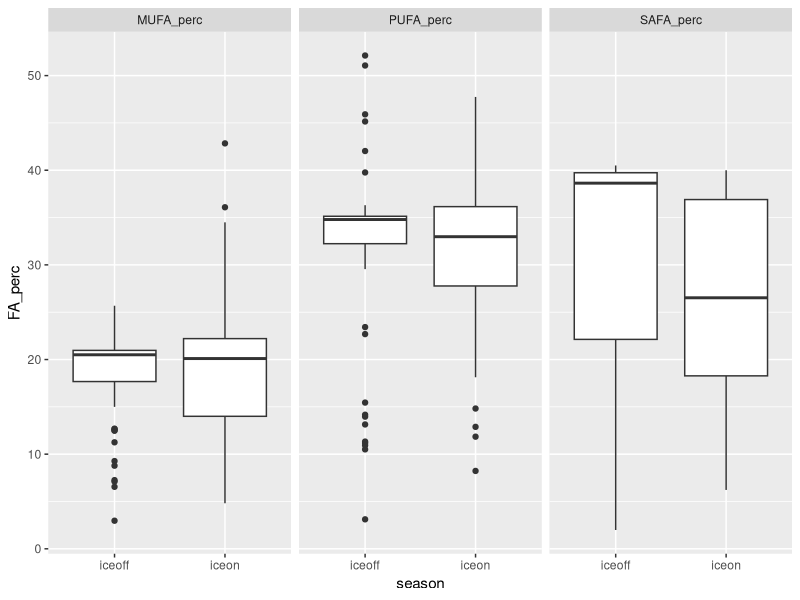
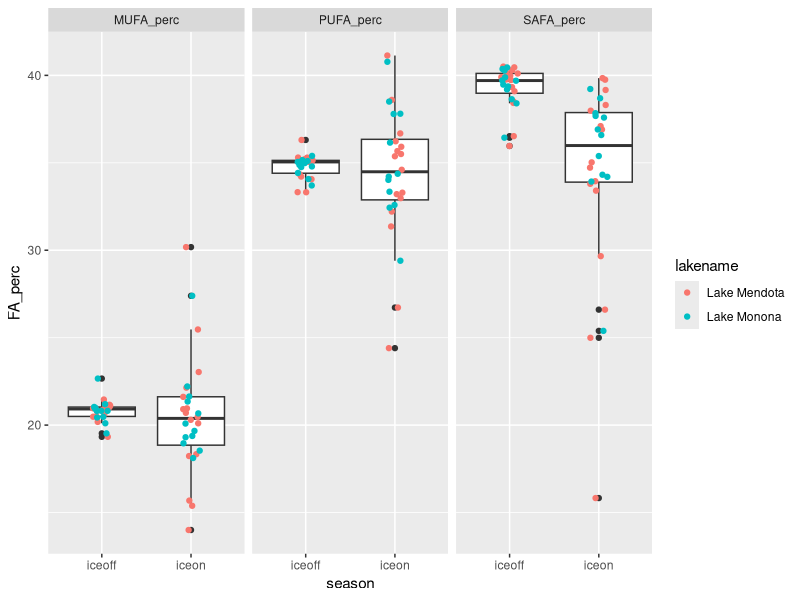
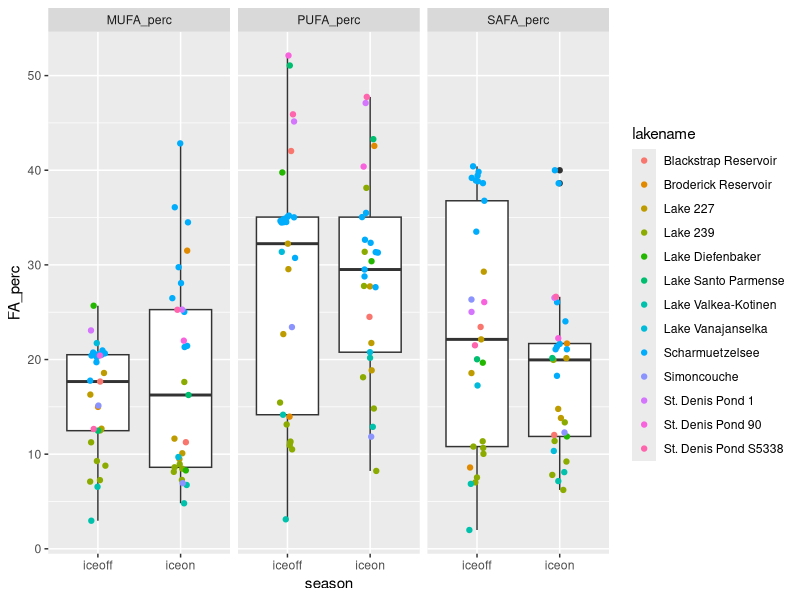
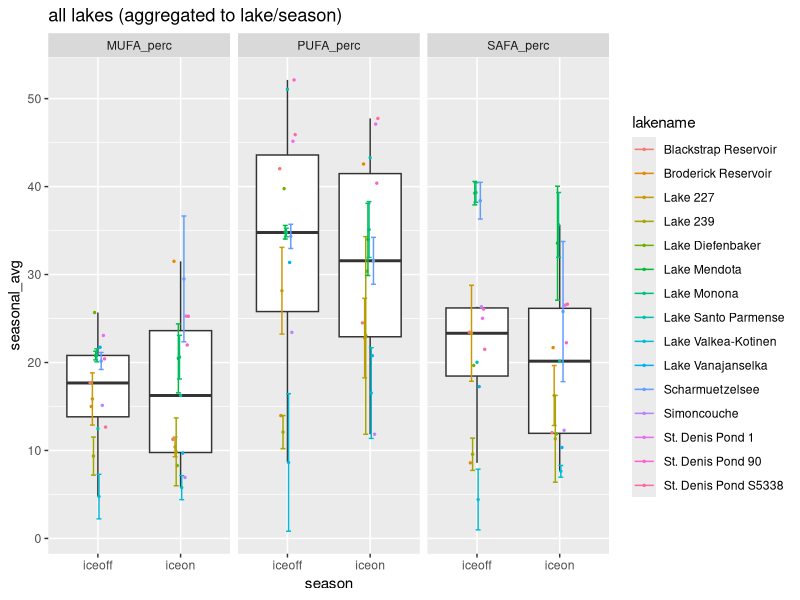
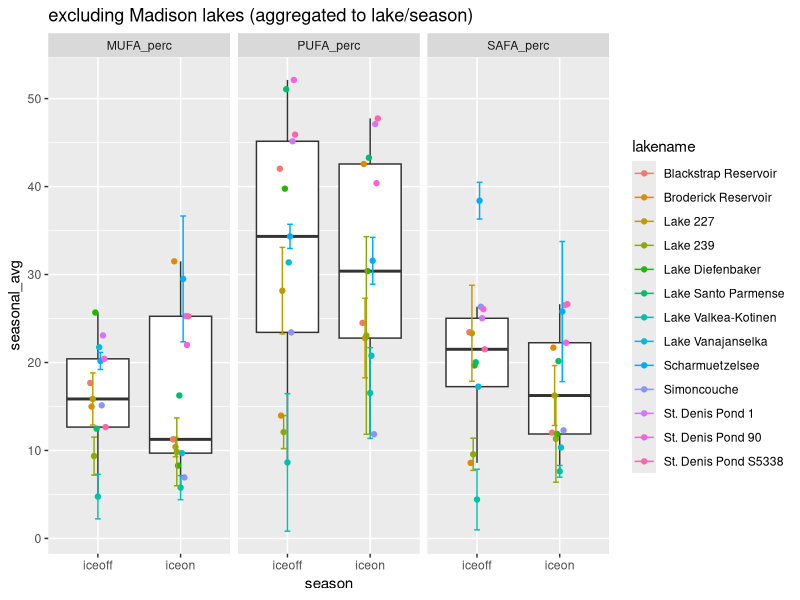
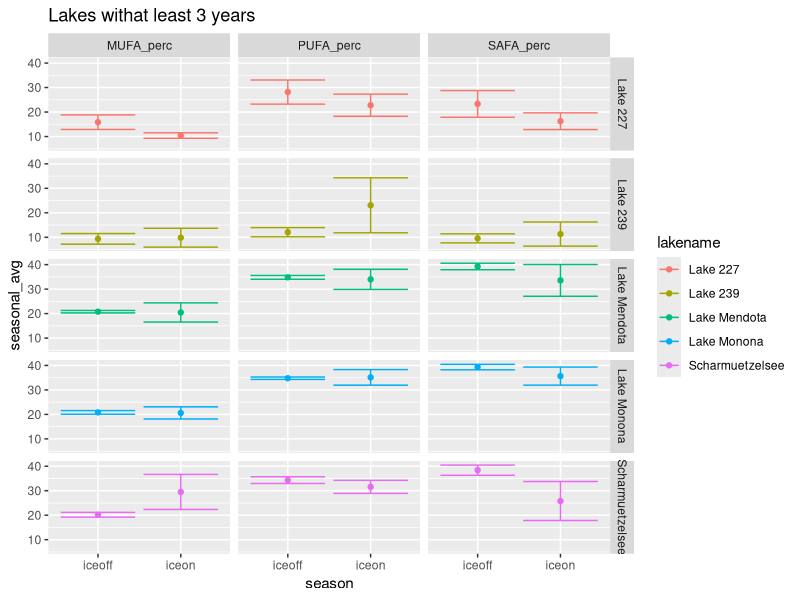
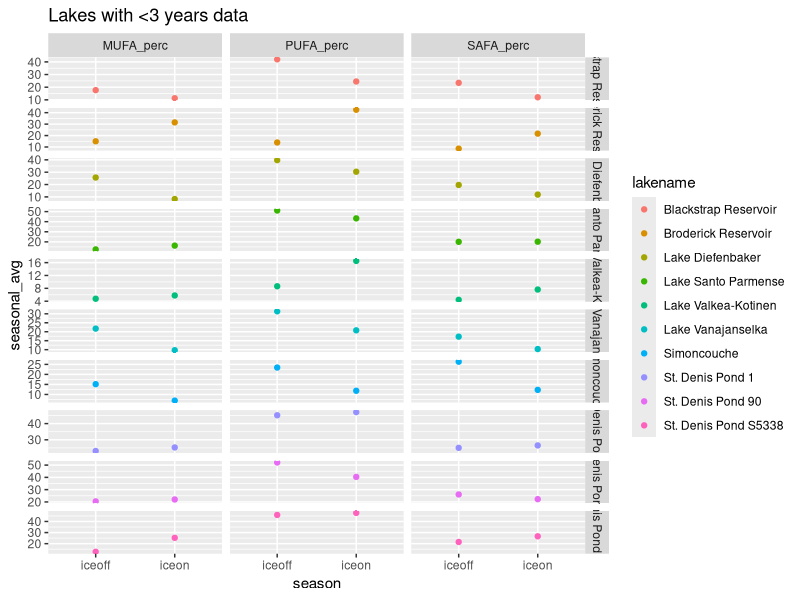
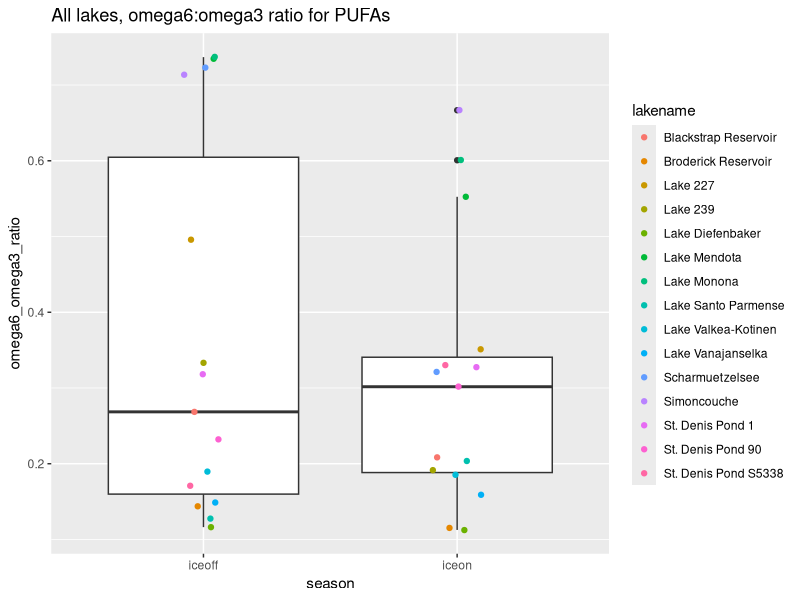

Write the R code that produced these figures, in order.
# Script to look at fatty acids profile under ice vs summer stratification
# uses Hampton et al. ecology under lake ice dataset (ecology letters)
# and Galloway et al PLoS one paper fatty acid dataset

#libraries
library(dplyr)
library(reshape2)
library(tidyr)
library(ggplot2)

#===========================================================================
# ----> read in ecology under lake ice dataset and FA dataset
#===========================================================================

euli_orig <- read.csv("../Data/under_ice_data.csv", stringsAsFactors = FALSE)

fa_orig <- read.csv("../Data/PLoS_supp/S1_Dataset.csv", stringsAsFactors = FALSE)

#===========================================================================
# ----> wrangle ice phyto data
#===========================================================================

euli <- euli_orig %>% 
  #keep only columns of potential interest
  select(year, season, researcher, lakename, stationname, poolstation, lakeregloc, lakecountry,
         startday, startmonth, startyear, endday, endmonth, endyear,
         iceduration, fadata, avesecchidepth, avechla, 
         phytomethod, avephytomass, avephytocount,
         propchloro, propcrypto, propcyano, propdiatom, propdiatom, propotherphyto) %>% 
  #only interested when *not* all NA for phyto props
  filter(!(is.na(propchloro) & is.na(propcrypto) & is.na(propcyano) & 
           is.na(propdiatom) & is.na(propdiatom) & is.na(propotherphyto)))

#some lakes have multiple stations within lake
euli %>% 
  group_by(lakename) %>% 
  summarize(n = n_distinct(stationname)) %>% 
  filter(n > 1) %>% 
  as.data.frame()
#               lakename n
# 1 Blackstrap Reservoir 2
# 2     Lake Diefenbaker 3

euli %>% 
  group_by(lakename) %>% 
  summarize(n = n_distinct(poolstation)) %>% 
  as.data.frame() %>% 
  filter(n > 1)

#1:1 match lakename:poolstation
# filter(euli, lakename %in% c("Blackstrap Reservoir", "Lake Diefenbaker")) %>% select(lakename, stationname, poolstation)

#aggregate to lake/poolstation
euli_lakes_phytos <- euli %>% 
  #start by looking just at pytos, can circle back to incorporate snow/ice/secchi etc.
  select(year, season, lakename, poolstation, 
         propchloro, propcrypto, propcyano, propdiatom, propotherphyto) %>% 
  #group and aggregate
  group_by(lakename, poolstation, year, season) %>% 
  summarize(prop_chloro = mean(propchloro, na.rm = TRUE),
            prop_crypto = mean(propcrypto, na.rm = TRUE),
            prop_cyano = mean(propcyano, na.rm = TRUE),
            prop_diatom = mean(propdiatom, na.rm = TRUE),
            prop_other = mean(propotherphyto, na.rm = TRUE)) %>% 
  ungroup() %>% 
  as.data.frame()
  
summary(euli_lakes_phytos) #40 NA in crypto
str(euli_lakes_phytos) #205

#going to start by using only lakes with *NO NAs* for phytos
euli_phytos_complete <- euli_lakes_phytos %>% 
  filter(!(is.na(prop_chloro) | is.na(prop_crypto) | is.na(prop_cyano) | 
             is.na(prop_diatom) | is.na(prop_other)))
#158 obvs - only "complete" phyto profiles

#24 lakes in total
unique(euli_phytos_complete$lakename) 

#what's the temporal coverage?
#only want ones with matching iceon/iceoff
euli_phytos_complete %>% 
  group_by(lakename) %>% 
  summarize(seasons = n_distinct(season)) %>% 
  as.data.frame() %>% 
  arrange(seasons)

#identity lakes with both seasons per year
multi_seasons <- euli_phytos_complete %>% 
  group_by(lakename, year) %>% 
  summarize(seasons = n_distinct(season)) %>% 
  as.data.frame() %>% 
  arrange(seasons) %>% 
  filter(seasons > 1) %>% 
  mutate(lakeyear = paste(lakename, year, sep = "_"))

#keep only those lake/year/seasons
euli_phytos_complete_matching <- euli_phytos_complete %>% 
  mutate(lakeyear = paste(lakename, year, sep = "_")) %>% 
  filter(lakeyear %in% multi_seasons$lakeyear)

#make sure 1:1 match (i.e., iceon/iceoff in single year for lake - no missing pairs singles)
# euli_phytos_complete_matching %>% 
#   group_by(lakename, year) %>% 
#   summarize(n = n_distinct(season)) %>% 
#   filter(n != 2)
#correct

# filter(euli_phytos_complete, lakename == "Saanajarvi")
# filter(euli, lakename == "Saanajarvi")
#yep...being true to the data, we ignore Saanajarvi
#I think it's actually a goof in the euli data, 
#but moving forward without it...

#check out remaining
str(euli_phytos_complete_matching)
str(unique(euli_phytos_complete_matching$lakename)) 
#15 lakes

#temporal coverage
lake_years <- euli_phytos_complete_matching %>% 
  group_by(lakename) %>% 
  summarize(yrs = n_distinct(year)) %>% 
  arrange(yrs) %>% 
  as.data.frame()
#                lakename yrs
# 1  Blackstrap Reservoir   1
# 2   Broderick Reservoir   1
# 3      Lake Diefenbaker   1
# 4   Lake Santo Parmense   1
# 5     Lake Vanajanselka   1
# 6           Simoncouche   1
# 7      St. Denis Pond 1   1
# 8     St. Denis Pond 90   1
# 9  St. Denis Pond S5338   1
# 10  Lake Valkea-Kotinen   2
# 11             Lake 227   3
# 12             Lake 239   6
# 13      Scharmuetzelsee   9
# 14          Lake Monona  12
# 15         Lake Mendota  16

#may be interested in lakes with >= 3 years down the road
lake_years_3more <- filter(lake_years, yrs >= 3)

#make long to be equivalent to FA data
phytos_long <- euli_phytos_complete_matching %>% 
  select(-poolstation, -lakeyear) %>% 
  melt(id.vars = c("lakename", "year", "season")) %>% 
  rename(phyto_group = variable, prop = value)

#remove prop from group name
phytos_long$phyto_group <- gsub("prop_", "", phytos_long$phyto_group)

unique(phytos_long$phyto_group)
# "chloro"     "crypto"     "cyano"      "diatom"     "otherphyto"


#===========================================================================
# ----> wrangle FA data
#===========================================================================

fa <- fa_orig %>% 
  #only fresh water
  filter(Salinity == 0) %>% 
  #only proportional data
  filter(Data == "prop") %>% 
  #for now, don't care about experimental info
  select(Group, Class, Order, Genus, species,
         sumSAFA, sumMUFA, sumPUFA,
         c18.2w6, c18.3w6, c18.3w3,
         c18.4w3, c18.5w3, 
         c20.4w6, c20.5w3, c22.6w3)

unique(fa$Group)
# "Cyanobacteria" "Chlorophyta"   "Ochrophyta"    "Cryptophyta"   "Dinophyta"     "Euglenozoa"    "Rhodophyta"  

#crosswalk to match euli to FA
fa_equiv <- fa %>% 
  #crypto, chloro, cyano are direct matches
  mutate(fa_group = ifelse(Group == "Cryptophyta", "crypto", NA),
         fa_group = ifelse(Group == "Chlorophyta", "chloro", fa_group),
         fa_group = ifelse(Group == "Cyanobacteria", "cyano", fa_group),
         #diatoms are everything in these 3 classes in FA data
         fa_group = ifelse(Class %in% c("Bacillariophyceae", "Fragilariophyceae", "Coscinodiscophyceae"),
                           "diatom", fa_group),
         #other phyto = average of all else in FA data
         fa_group = ifelse(is.na(fa_group), "otherphyto", fa_group))

# fa_equiv %>% 
#   select(Group, fa_group) %>% 
#   unique()
# 
# fa_equiv %>% 
#   select(Group, Class, fa_group) %>% 
#   unique()


#===========================================================================
# ----> aggregate FA data
#===========================================================================

#aggregate to level of fa_group (average)

fa_group_avgs <- fa_equiv %>% 
  group_by(fa_group) %>% 
  summarize(grp_avg_sumSAFA = mean(sumSAFA, na.rm = TRUE),
            grp_avg_sumMUFA = mean(sumMUFA, na.rm = TRUE),
            grp_avg_sumPUFA = mean(sumPUFA, na.rm = TRUE),
            grp_avg_c18.2w6 = mean(c18.2w6, na.rm = TRUE),
            grp_avg_c18.3w6 = mean(c18.3w6, na.rm = TRUE),
            grp_avg_c18.3w3 = mean(c18.3w3, na.rm = TRUE),
            grp_avg_c18.4w3 = mean(c18.4w3, na.rm = TRUE),
            grp_avg_c18.5w3 = mean(c18.5w3, na.rm = TRUE),
            grp_avg_c20.4w6 = mean(c20.4w6, na.rm = TRUE),
            grp_avg_c20.5w3 = mean(c20.5w3, na.rm = TRUE),
            grp_avg_c22.6w3 = mean(c22.6w3, na.rm = TRUE)) %>% 
  as.data.frame()

fa_group_avgs

#===========================================================================
# ----> combine EULI and FA datasets
#===========================================================================

head(phytos_long) #lake, year, season, group, prop
head(fa_group_avgs) #group, FAs

#combine euli and FA - have group, proportion, and FA data
full_dat <- merge(phytos_long, fa_group_avgs, 
                  by.x = "phyto_group", by.y = "fa_group", 
                  all.x = TRUE)

# From LTER FA script:
# What we want is "what are the average proportions of SAFA, MUFA, PUFA 
# present in the community, irrespective of total biomass?" 
# (i.e. we know there is higher biomass in summer - the Circus Circus buffet)
# SH: pretty sure that what we want then is:(biomass_dry_weight * sumSAFA)/total dry weight
# This is already a proportion (biomass/total) so can do prop * FA

#weight data accordingly
full_dat_weighted <- full_dat %>% 
  #prop phyto (already biomass/total biomass) * prop FA
  mutate(sumSAFA_prop = grp_avg_sumSAFA * prop,
         sumMUFA_prop = grp_avg_sumMUFA * prop, 
         sumPUFA_prop = grp_avg_sumPUFA * prop,
         prop_c18.2w6 = grp_avg_c18.2w6 * prop,
         prop_c18.3w6 = grp_avg_c18.3w6 * prop,
         prop_c18.3w3 = grp_avg_c18.3w3 * prop,
         prop_c18.4w3 = grp_avg_c18.4w3 * prop,
         prop_c18.5w3 = grp_avg_c18.5w3 * prop,
         prop_c20.4w6 = grp_avg_c20.4w6 * prop,
         prop_c20.5w3 = grp_avg_c20.5w3 * prop,
         prop_c22.6w3 = grp_avg_c22.6w3 * prop) %>% 
  #keep only columns of interest
  #for now, only SAFA, MUFA, PUFA
  select(lakename, year, season, phyto_group, 
         sumSAFA_prop, sumMUFA_prop, sumPUFA_prop,
         prop_c18.2w6,prop_c18.3w6,  prop_c18.3w3,
         prop_c18.4w3, prop_c18.5w3,
         prop_c20.4w6, prop_c20.5w3, 
         prop_c22.6w3)

#sum within lake/time point (get community-level FA)
full_dat_weighted_comm <- full_dat_weighted %>% 
  group_by(lakename, year, season) %>% 
  #sum across phyto groups
  summarize(MUFA_perc = sum(sumMUFA_prop, na.rm = TRUE),
            PUFA_perc = sum(sumPUFA_prop, na.rm = TRUE),
            SAFA_perc = sum(sumSAFA_prop, na.rm = TRUE),
            perc_c18.2w6 = sum(prop_c18.2w6, na.rm = TRUE),
            perc_c18.3w6 = sum(prop_c18.3w6, na.rm = TRUE),
            perc_c18.3w3 = sum(prop_c18.3w3, na.rm = TRUE),
            perc_c18.4w3 = sum(prop_c18.4w3, na.rm = TRUE),
            perc_c18.5w3 = sum(prop_c18.5w3, na.rm = TRUE),
            perc_c20.4w6 = sum(prop_c20.4w6, na.rm = TRUE),
            perc_c20.5w3 = sum(prop_c20.5w3, na.rm = TRUE),
            perc_c22.6w3 = sum(prop_c22.6w3, na.rm = TRUE)) %>% 
  as.data.frame()

#this format matches LTER_FA_20180217 
#(detailed look at lakes ME/MO)

head(full_dat_weighted_comm)

#make a verion with one point per lake/season (aggregate across years)
#include standard deviation as measure of variance, as well as count
full_dat_weighted_comm_agg <- full_dat_weighted_comm %>% 
  group_by(lakename, season) %>% 
  #using __ so can separate later
  summarize(n_years = n_distinct(year),
            seasonal_avg__MUFA_perc = mean(MUFA_perc, na.rm = TRUE),
            sd__MUFA_perc = sd(MUFA_perc, na.rm = TRUE),
            seasonal_avg__PUFA_perc = mean(PUFA_perc, na.rm = TRUE),
            sd__PUFA_perc = sd(PUFA_perc, na.rm = TRUE),
            seasonal_avg__SAFA_perc = mean(SAFA_perc, na.rm = TRUE),
            sd__SAFA_perc = sd(SAFA_perc, na.rm = TRUE),
            
            seasonal_avg__c18.2w6 = mean(perc_c18.2w6, na.rm = TRUE),
            seasonal_avg__c18.3w6 = mean(perc_c18.3w6, na.rm = TRUE),
            seasonal_avg__c18.3w3 = mean(perc_c18.3w3, na.rm = TRUE),
            seasonal_avg__c18.4w3 = mean(perc_c18.4w3, na.rm = TRUE),
            seasonal_avg__c18.5w3 = mean(perc_c18.5w3, na.rm = TRUE),
            seasonal_avg__c20.4w6 = mean(perc_c20.4w6, na.rm = TRUE),
            seasonal_avg__c20.5w3 = mean(perc_c20.5w3, na.rm = TRUE),
            seasonal_avg__c22.6w3 = mean(perc_c22.6w3, na.rm = TRUE),
            
            sd__c18.2w6 = sd(perc_c18.2w6, na.rm = TRUE),
            sd__c18.3w6 = sd(perc_c18.3w6, na.rm = TRUE),
            sd__c18.3w3 = sd(perc_c18.3w3, na.rm = TRUE),
            sd__c18.4w3 = sd(perc_c18.4w3, na.rm = TRUE),
            sd__c18.5w3 = sd(perc_c18.5w3, na.rm = TRUE),
            sd__c20.4w6 = sd(perc_c20.4w6, na.rm = TRUE),
            sd__c20.5w3 = sd(perc_c20.5w3, na.rm = TRUE),
            sd__c22.6w3 = sd(perc_c22.6w3, na.rm = TRUE)) %>% 
  as.data.frame()

#===========================================================================
# ----> look at ALL lakes/years/seasons (MUFA/PUFA/SAFA)
#===========================================================================

#make long for plotting
dat_long_full_points <- full_dat_weighted_comm %>% 
  melt(id.vars = c("lakename", "year", "season")) %>% 
  rename(FA_type = variable, FA_perc = value)

# ----> plot for all lakes
ggplot(filter(dat_long_full_points, FA_type %in% c("MUFA_perc", "PUFA_perc", "SAFA_perc")),
              aes(season, FA_perc)) +
  geom_boxplot() +
  #geom_jitter(aes(color = lakename), width = 0.1, size = 1) +
  facet_wrap(~FA_type)

#what do anovas say for all lakes?
mufa1 <- aov(FA_perc ~ season, dat = filter(dat_long_full_points, FA_type == "MUFA_perc"))
summary(mufa1) #p=0.417

pufa1 <- aov(FA_perc ~ season, dat = filter(dat_long_full_points, FA_type == "PUFA_perc"))
summary(pufa1) #p=0.962

safa1 <- aov(FA_perc ~ season, dat = filter(dat_long_full_points, FA_type == "SAFA_perc"))
summary(safa1) #p=0.0255 *
#SAFA signif higher in summer


# ----> check just ME/MO 
ggplot(filter(dat_long_full_points, lakename %in% c("Lake Mendota", "Lake Monona") &
                FA_type %in% c("MUFA_perc", "PUFA_perc", "SAFA_perc")), 
       aes(season, FA_perc)) +
  geom_boxplot() +
  geom_jitter(aes(color = lakename), width = 0.1) +
  facet_wrap(~FA_type)
#SAFA more extreme


# ----> removing ME/MO
ggplot(filter(dat_long_full_points, !(lakename %in% c("Lake Mendota", "Lake Monona")) &
                FA_type %in% c("MUFA_perc", "PUFA_perc", "SAFA_perc")), 
       aes(season, FA_perc)) +
  geom_boxplot() +
  geom_jitter(aes(color = lakename), width = 0.1) +
  facet_wrap(~FA_type)
#pretty wide spread

#what do anovas say when remove ME/MO?
mufa2 <- aov(FA_perc ~ season, dat = filter(dat_long_full_points, FA_type == "MUFA_perc" &
                                              !(lakename %in% c("Lake Mendota", "Lake Monona"))))
summary(mufa2) #p=0.324

pufa2 <- aov(FA_perc ~ season, dat = filter(dat_long_full_points, FA_type == "PUFA_perc" &
                                              !(lakename %in% c("Lake Mendota", "Lake Monona"))))
summary(pufa2) #p=0.962

safa2 <- aov(FA_perc ~ season, dat = filter(dat_long_full_points, FA_type == "SAFA_perc" &
                                              !(lakename %in% c("Lake Mendota", "Lake Monona"))))
summary(safa2) #p=0.0859
#none signif


#===========================================================================
# ----> look at lakes aggregated to seasons across years (MUFA/PUFA/SAFA)
#===========================================================================

#make long
dat_long_seasonal_points <- full_dat_weighted_comm_agg %>% 
  #make long
  melt(id.vars = c("lakename", "season", "n_years")) %>% 
  #split variable column name
  separate(variable, into = c("agg_type", "FA_type"), sep = "__") %>% 
  #make wide so have column for avg and sd
  dcast(lakename + season + n_years + FA_type ~ agg_type, value.var = "value")
  
# ----> plot for all lakes
ggplot(filter(dat_long_seasonal_points, FA_type %in% c("MUFA_perc", "PUFA_perc", "SAFA_perc")),
              aes(season, seasonal_avg)) +
  #ignore outlier sofr boxplots only
  geom_boxplot(outlier.shape = NA) +
  geom_point(aes(group = lakename, color = lakename), position = position_dodge(width = 0.2), size = 0.5) +
  geom_errorbar(aes(x = season, ymin = seasonal_avg - sd, ymax = seasonal_avg + sd,
                    color = lakename, 
                    group = lakename),
                position = position_dodge(width = 0.2)) +
  # geom_pointrange(aes(x = season, y = seasonal_avg, 
  #                     ymin = seasonal_avg - sd, ymax = seasonal_avg + sd)) +
  facet_wrap(~FA_type) +
  ggtitle("all lakes (aggregated to lake/season)")

#anova for all lakes, aggregate to one point per lake/season across years
mufa3 <- aov(seasonal_avg ~ season, dat = filter(dat_long_seasonal_points, FA_type == "MUFA_perc"))
summary(mufa3) #p=0.949

pufa3 <- aov(seasonal_avg ~ season, dat = filter(dat_long_seasonal_points, FA_type == "PUFA_perc"))
summary(pufa3) #p=0.709

safa3 <- aov(seasonal_avg ~ season, dat = filter(dat_long_seasonal_points, FA_type == "SAFA_perc"))
summary(safa3) #p=0.374
#none signif

# ----> ignore mendota/monona
ggplot(filter(dat_long_seasonal_points, 
              FA_type %in% c("MUFA_perc", "PUFA_perc", "SAFA_perc") &
                !(lakename %in% c("Lake Mendota", "Lake Monona"))), 
              aes(season, seasonal_avg)) +
  geom_boxplot(outlier.shape = NA) +
  geom_point(aes(color = lakename, group = lakename), position = position_dodge(width = 0.2)) +
  geom_errorbar(aes(x = season, ymin = seasonal_avg - sd, ymax = seasonal_avg + sd,
                    color = lakename, group = lakename),
                position = position_dodge(width = 0.2)) +
  facet_wrap(~FA_type) +
  ggtitle("excluding Madison lakes (aggregated to lake/season)")

mufa4 <- aov(seasonal_avg ~ season, dat = filter(dat_long_seasonal_points, FA_type == "MUFA_perc" & 
                                              !(lakename %in% c("Lake Mendota", "Lake Monona"))))
summary(mufa4) #p=0.959

pufa4 <- aov(seasonal_avg ~ season, dat = filter(dat_long_seasonal_points, FA_type == "PUFA_perc" &
                                              !(lakename %in% c("Lake Mendota", "Lake Monona"))))
summary(pufa4) #p=0.716

safa4 <- aov(seasonal_avg ~ season, dat = filter(dat_long_seasonal_points, FA_type == "SAFA_perc" &
                                              !(lakename %in% c("Lake Mendota", "Lake Monona"))))
summary(safa4) #p=0.346
#none signif


# ----> lakes with >3 years matching
ggplot(filter(dat_long_seasonal_points, 
              FA_type %in% c("MUFA_perc", "PUFA_perc", "SAFA_perc") &
              lakename %in% lake_years_3more$lakename), 
       aes(season, seasonal_avg)) +
  geom_point(aes(color = lakename, group = lakename), position = position_dodge(width = 0.2)) +
  geom_errorbar(aes(x = season, ymin = seasonal_avg - sd, ymax = seasonal_avg + sd,
                    color = lakename, group = lakename),
                position = position_dodge(width = 0.2)) +
  facet_grid(lakename~FA_type) +
  ggtitle("Lakes withat least 3 years")
#not seeing really consistent trends


# ----> just the <3 years lakes
ggplot(filter(dat_long_seasonal_points, 
              FA_type %in% c("MUFA_perc", "PUFA_perc", "SAFA_perc") &
                !(lakename %in% lake_years_3more$lakename)), 
       aes(season, seasonal_avg)) +
  geom_point(aes(color = lakename, group = lakename), position = position_dodge(width = 0.2)) +
  facet_grid(lakename~FA_type, scales = "free") +
  ggtitle("Lakes with <3 years data")

#not seeing consistent trends

#===========================================================================
# ----> lakes aggregated to seasons across years (C omegas)
#===========================================================================

head(full_dat_weighted_comm_agg)
summary(dat_long_seasonal_points)

#per AG: look at ratio of omega 6 to omega 3 PUFAs
#per MM: look at long chain C PUFAs:SAFA ratio
#(AG defines long chain as 20+ C, so here 20 and 22 Cs)

#unique(dat_long_seasonal_points$FA_type)
# "c18.2w6"   "c18.3w3"   "c18.3w6"   "c18.4w3"   "c18.5w3"   "c20.4w6"   "c20.5w3"   "c22.6w3" 


# tag PUFAs as short or long chain, omega 3 or omega 6
# dat_long_seasonal_C <- dat_long_seasonal_points %>% 
#   #if c20 or c22, identify as long chain - default is NA
#   #if c18, short chain
#   mutate(c_chain = ifelse(grepl("c20*", FA_type)==TRUE | grepl("c22*", FA_type)==TRUE, 
#                              "long", NA),
#          c_chain = ifelse(grepl("c18*", FA_type)==TRUE, "short", c_chain)) %>% 
#   #identify whether omega 3 or omega 6
#   mutate(omega_num = ifelse(grepl("*w3", FA_type)==TRUE, "omega_three", NA),
#          omega_num = ifelse(grepl("*w6", FA_type)==TRUE, "omega_six", omega_num))

# dat_long_seasonal_C %>% select(FA_type, c_chain) %>% unique() %>% arrange(c_chain)
# dat_long_seasonal_C %>% select(FA_type, omega_num) %>% unique() %>% arrange(omega_num)

#recall: everything in seasonal_avg is a percentage
#so can sum up percentage of C omega types within PUFA
#(should double check that sum c omegas !> sum PUFA)

# dat_long_seasonal_C <- dat_long_seasonal_C %>% 
#   group_by(lakename, season, omega_num) %>% 
#   mutate(total_omega = sum(seasonal_avg, na.rm = TRUE)) %>% 
#   ungroup() %>% 
#   group_by(lakename, season, c_chain) %>% 
#   mutate(total_chain = sum(seasonal_avg, na.rm = TRUE)) %>% 
#   ungroup() %>% 
#   as.data.frame()


#find omega and long/short chain totals
dat_seasonal_C <- full_dat_weighted_comm_agg %>% 
  #total omega 3 prop of PUFAs
  mutate(total_omega3 = seasonal_avg__c18.3w3 + 
                        seasonal_avg__c18.4w3 + 
                        seasonal_avg__c18.5w3 + 
                        seasonal_avg__c20.5w3 + 
                        seasonal_avg__c22.6w3,
         #total omega 6 prop of PUFAs
         total_omega6 = seasonal_avg__c18.2w6 + 
                        seasonal_avg__c18.3w6 + 
                        seasonal_avg__c20.4w6,
         #total short chain PUFAs (<20 C)
         total_short_chain = seasonal_avg__c18.2w6 +
                       seasonal_avg__c18.3w6 +
                       seasonal_avg__c18.3w3 +
                       seasonal_avg__c18.4w3 +
                       seasonal_avg__c18.5w3,
         #total long chain PUFAs (AG defined as >= 20 C)
         total_long_chain = seasonal_avg__c20.4w6 +
                       seasonal_avg__c20.5w3 +
                       seasonal_avg__c22.6w3)

#find omega6:omega3 for PUFAs and long chain PUFAs:SAFA
dat_seasonal_C_ratios <- dat_seasonal_C %>% 
  mutate(omega6_omega3_ratio = total_omega6/total_omega3,
         #total long chain is % of PUFAs that are long chain
         #divide by PUFAs prop to get ratio with SAFA
         #(i.e., proportion of ALL FATTY ACIDS that are long chain PUFAs compared to SAFA prop)
         longchainPUFA_SAFA = (total_long_chain * seasonal_avg__PUFA_perc) / seasonal_avg__SAFA_perc)

  
# ----> omega6:omega3 of PUFAs
ggplot(dat_seasonal_C_ratios, aes(season, omega6_omega3_ratio)) +
  geom_boxplot() +
  geom_jitter(aes(color = lakename), width = 0.1) +
  ggtitle("All lakes, omega6:omega3 ratio for PUFAs")

mod1 <- aov(omega6_omega3_ratio ~ season, dat = dat_seasonal_C_ratios)
summary(mod1) #p=0.487

ggplot(dat_seasonal_C_ratios, aes(total_omega6, total_omega3)) +
  geom_point(aes(color = lakename)) +
  #geom_smooth() +
  facet_wrap(~season) +
  ggtitle("omega6 vs omega3 for all lakes")

  
# ----> long chain PUFA:SAFA
ggplot(dat_seasonal_C_ratios, aes(season, longchainPUFA_SAFA)) +
  geom_boxplot() +
  geom_jitter(aes(color = lakename), width = 0.1) +
  ggtitle("All lakes, long chain (>=20 C) PUFA : SAFA")

mod2 <- aov(longchainPUFA_SAFA ~ season, dat = dat_seasonal_C_ratios)
summary(mod2) #p=0.7
  
ggplot(dat_seasonal_C_ratios, 
       aes(longchainPUFA_SAFA, seasonal_avg__SAFA_perc)) +
  geom_point(aes(color = lakename)) +
  #geom_smooth(method = "lm") +
  facet_wrap(~season) +
  ggtitle("long chain (>=20 C) PUFA vs SAFA")
  
linmod1 <- lm(seasonal_avg__SAFA_perc ~ longchainPUFA_SAFA,
   dat = dat_seasonal_C_ratios)  
summary(linmod1)
#nope

  
